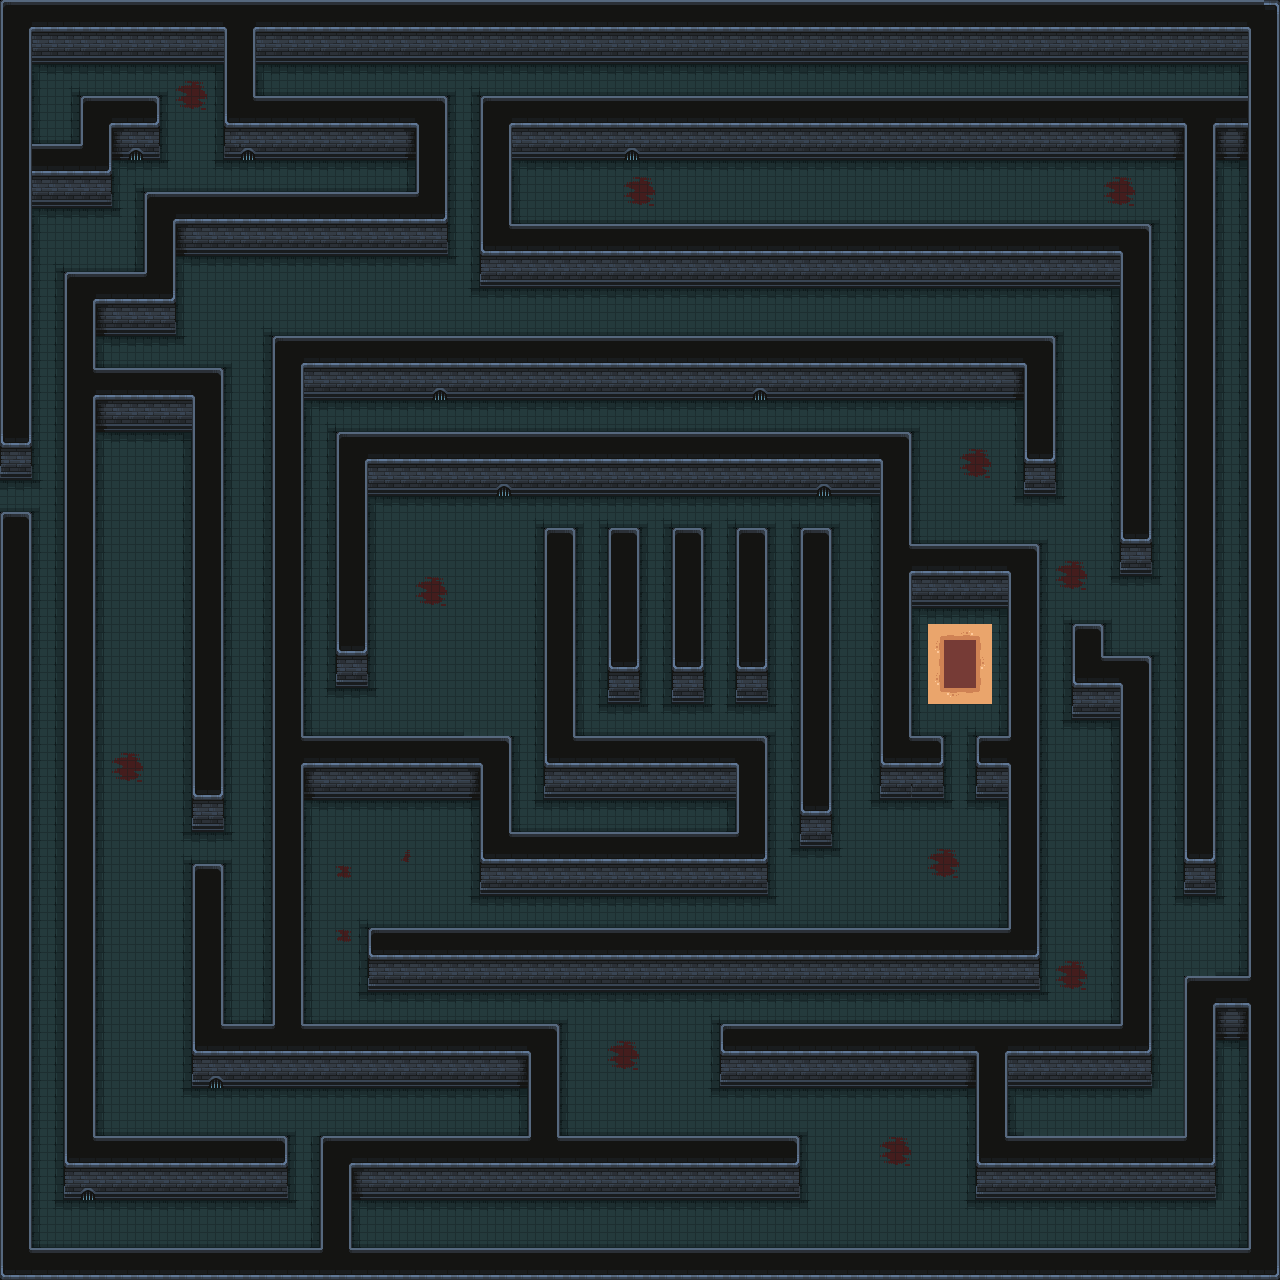

Tiled map render using the project's own tile images. Description and the map definition, with tile-layer contents summarised, below:
An orthogonal 80x80 tile map with 16x16 px tiles, 1 tile layer (map), 2 tilesets and 124 objects (34x Saw, 20x drop, Player, plant).

<map version="1.10" tiledversion="1.10.2" orientation="orthogonal" renderorder="right-down" width="80" height="80" tilewidth="16" tileheight="16" infinite="0" nextlayerid="4" nextobjectid="130">
 <tileset firstgid="1" source="dark_dungeon_tilemap.tsx" />
 <tileset firstgid="626" source="kenny_tilemap.tsx" />
 <layer id="1" name="map" width="80" height="80">
  <data>[6400 cells, 6400 non-empty, 54 distinct tile ids]</data>
 </layer>
 <objectgroup id="2" name="Spawnpoints" locked="1">
  <object id="1" name="Player" type="Player" x="48" y="496" />
  <object id="2" name="Saw" type="Saw" x="32" y="208" width="16" height="16">
   <properties>
    <property name="isVertical" type="bool" value="true" />
    <property name="offNeg" type="float" value="0" />
    <property name="offPos" type="float" value="13" />
   </properties>
  </object>
  <object id="3" name="Saw" type="Saw" x="48" y="1184" width="16" height="16">
   <properties>
    <property name="isVertical" type="bool" value="true" />
    <property name="offNeg" type="float" value="20" />
    <property name="offPos" type="float" value="2" />
   </properties>
  </object>
  <object id="4" name="Saw" type="Saw" x="160" y="160" width="16" height="16">
   <properties>
    <property name="isVertical" type="bool" value="false" />
    <property name="offNeg" type="float" value="3" />
    <property name="offPos" type="float" value="10" />
   </properties>
  </object>
  <object id="5" name="Saw" type="Saw" x="480" y="80" width="16" height="16">
   <properties>
    <property name="isVertical" type="bool" value="false" />
    <property name="offNeg" type="float" value="0" />
    <property name="offPos" type="float" value="10" />
   </properties>
  </object>
  </objectgroup>
 <objectgroup id="3" name="Collisions" locked="1">
  <!-- 68 objects omitted --></objectgroup>
</map>
<!-- 119 of 124 objects omitted -->
